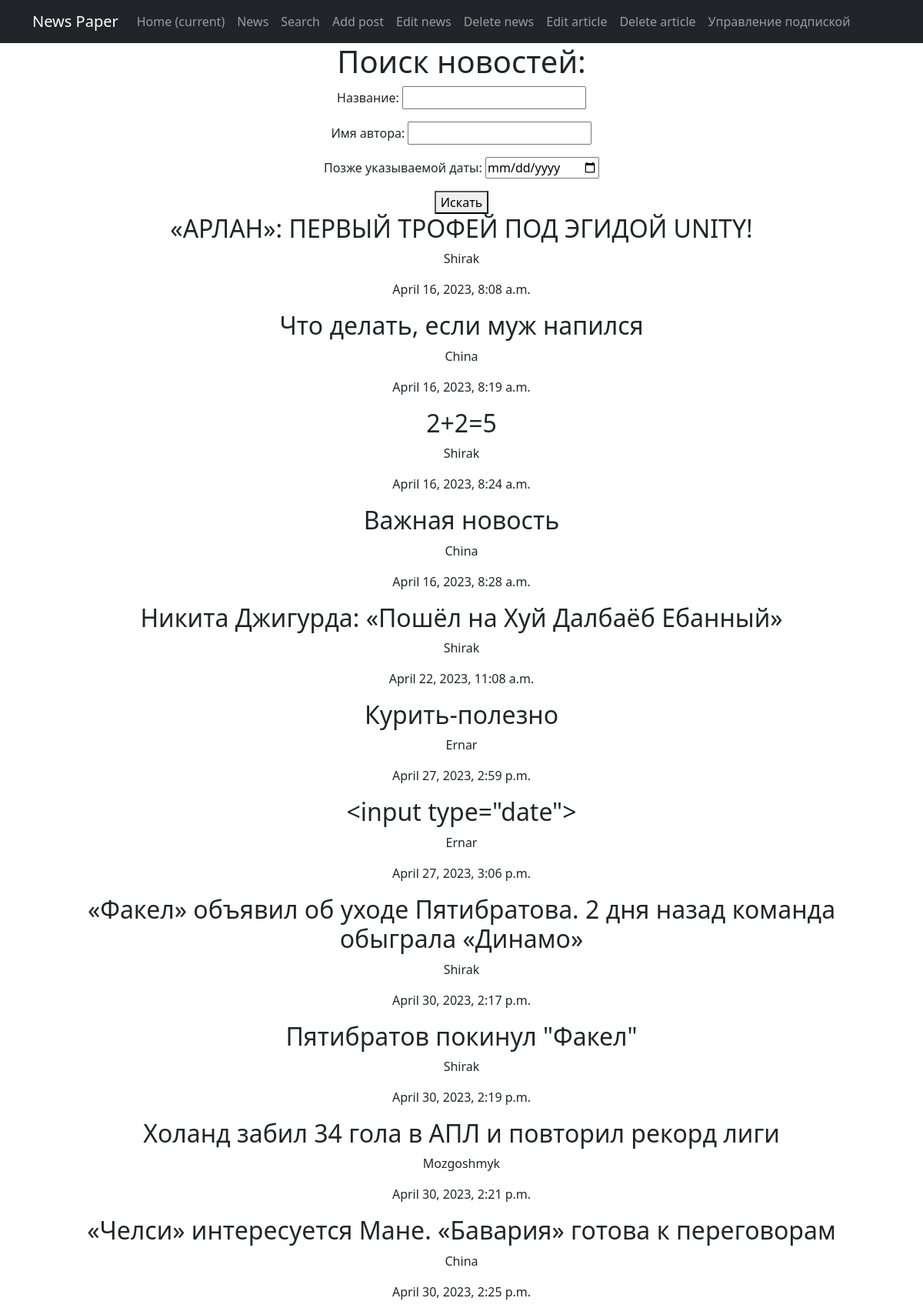
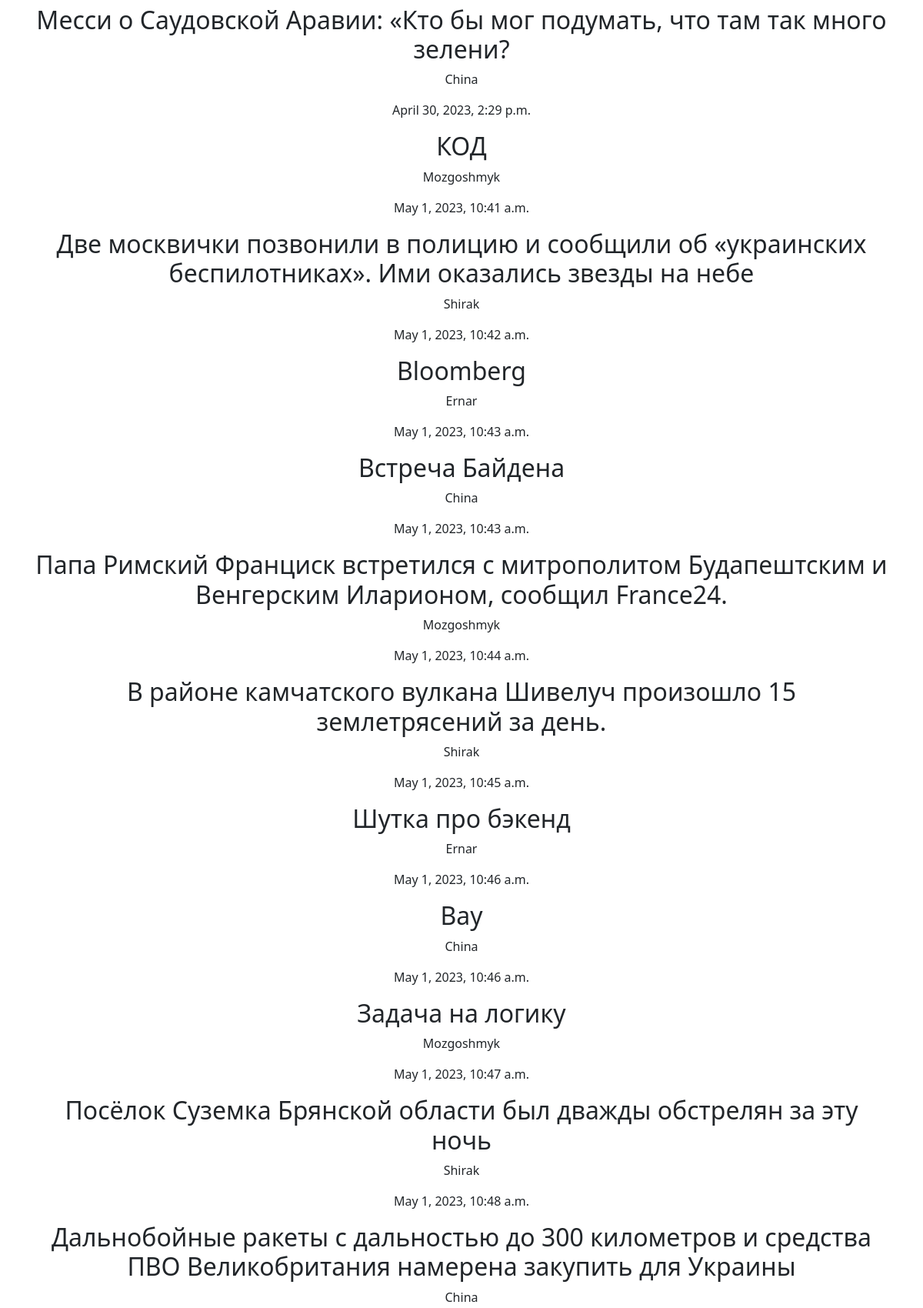
The app's page /news/search/ (upper part) with its own data (2 pictures, top to bottom).
### news/models.py (models this page shows, shortened)
class Post(models.Model):
    news = "N"
    article = "A"
    KIND_OF_POST = [
        (news, 'новость'),
        (article, 'статья')
    ]
    author = models.ForeignKey(Author, on_delete=models.CASCADE, related_name='posts')
    kind = models.CharField(max_length=1, choices=KIND_OF_POST)
    add_time = models.DateTimeField(auto_now_add=True)
    category = models.ManyToManyField(Category, "PostCategory")
    temporary_categories = models.ManyToManyField(Category, related_name="temporary_posts")
    title = models.CharField(max_length=255)
    content = models.TextField()
    content_rating = models.IntegerField(default=0)
    comments = models.ManyToManyField('Comment', related_name='post_comments')

class Author(models.Model):
    user = models.OneToOneField(User, on_delete=models.CASCADE)
    user_rating = models.IntegerField(default=0)

### news/views.py (the view)
# urls.py: path('search/', search_news, name='search_news'),
def search_news(request):
    queryset = Post.objects.all()
    form = NewsSearchForm(request.GET)
    if form.is_valid():
        title = form.cleaned_data['title']
        author_name = form.cleaned_data['author_name']
        date_after = form.cleaned_data['date_after']
        if title:
            queryset = queryset.filter(title__icontains=title)
        if author_name:
            queryset = queryset.filter(author__user__username__icontains=author_name)
        if date_after:
            queryset = queryset.filter(add_time__gt=date_after)
    context = {
        'form': form,
        'posts': queryset,
    }
    return render(request, 'news_search.html', context)

### news/forms.py
class NewsSearchForm(forms.Form):
    title = forms.CharField(required=False, label='Название')
    author_name = forms.CharField(required=False, label='Имя автора')
    date_after = forms.CharField(required=False, label='Позже указываемой даты', widget=DateInput)

### templates/news_search.html
{% extends 'flatpages/default.html' %}
{% block content %}
  <h1>Поиск новостей:</h1>
  <form method="get">
    {{ form.as_p }}
    <button type="submit">Искать</button>
  </form>
  {% for post in posts %}
    <div>
      <h2> {{ post.title }}</h2>
      <p>{{ post.author.user.username }}</p>
      <p>{{ post.add_time }}</p>
    </div>
  {% endfor %}
{% endblock %}

### records on screen
Post: title "«АРЛАН»: ПЕРВЫЙ ТРОФЕЙ ПОД ЭГИДОЙ UNITY!", author.user.username "Shirak", add_time "April 16, 2023, 8:08 a.m."
Post: title "Что делать, если муж напился", author.user.username "China", add_time "April 16, 2023, 8:19 a.m."
Post: title "2+2=5", author.user.username "Shirak", add_time "April 16, 2023, 8:24 a.m."
Post: title "Важная новость", author.user.username "China", add_time "April 16, 2023, 8:28 a.m."
Post: title "Никита Джигурда: «Пошёл на Хуй Далбаёб Ебанный»", author.user.username "Shirak", add_time "April 22, 2023, 11:08 a.m."
Post: title "Курить-полезно", author.user.username "Ernar", add_time "April 27, 2023, 2:59 p.m."
Post: title "<input type=\"date\">", author.user.username "Ernar", add_time "April 27, 2023, 3:06 p.m."
Post: title "«Факел» объявил об уходе Пятибратова. 2 дня назад команда обыграла «Динамо»", author.user.username "Shirak", add_time "April 30, 2023, 2:17 p.m."
Post: title "Пятибратов покинул \"Факел\"", author.user.username "Shirak", add_time "April 30, 2023, 2:19 p.m."
Post: title "Холанд забил 34 гола в АПЛ и повторил рекорд лиги", author.user.username "Mozgoshmyk", add_time "April 30, 2023, 2:21 p.m."
Post: title "«Челси» интересуется Мане. «Бавария» готова к переговорам", author.user.username "China", add_time "April 30, 2023, 2:25 p.m."
Post: title "Месси о Саудовской Аравии: «Кто бы мог подумать, что там так много зелени?", author.user.username "China", add_time "April 30, 2023, 2:29 p.m."
Post: title "КОД", author.user.username "Mozgoshmyk", add_time "May 1, 2023, 10:41 a.m."
Post: title "Две москвички позвонили в полицию и сообщили об «украинских беспилотниках». Ими оказались звезды на небе", author.user.username "Shirak", add_time "May 1, 2023, 10:42 a.m."
Post: title "Bloomberg", author.user.username "Ernar", add_time "May 1, 2023, 10:43 a.m."
Post: title "Встреча Байдена", author.user.username "China", add_time "May 1, 2023, 10:43 a.m."
Post: title "Папа Римский Франциск встретился с митрополитом Будапештским и Венгерским Иларионом, сообщил France24.", author.user.username "Mozgoshmyk", add_time "May 1, 2023, 10:44 a.m."
Post: title "В районе камчатского вулкана Шивелуч произошло 15 землетрясений за день.", author.user.username "Shirak", add_time "May 1, 2023, 10:45 a.m."
Post: title "Шутка про бэкенд", author.user.username "Ernar", add_time "May 1, 2023, 10:46 a.m."
Post: title "Вау", author.user.username "China", add_time "May 1, 2023, 10:46 a.m."
Post: title "Задача на логику", author.user.username "Mozgoshmyk", add_time "May 1, 2023, 10:47 a.m."
Post: title "Посёлок Суземка Брянской области был дважды обстрелян за эту ночь", author.user.username "Shirak", add_time "May 1, 2023, 10:48 a.m."
Post: title "Дальнобойные ракеты с дальностью до 300 километров и средства ПВО Великобритания намерена закупить для Украины", author.user.username "China"
